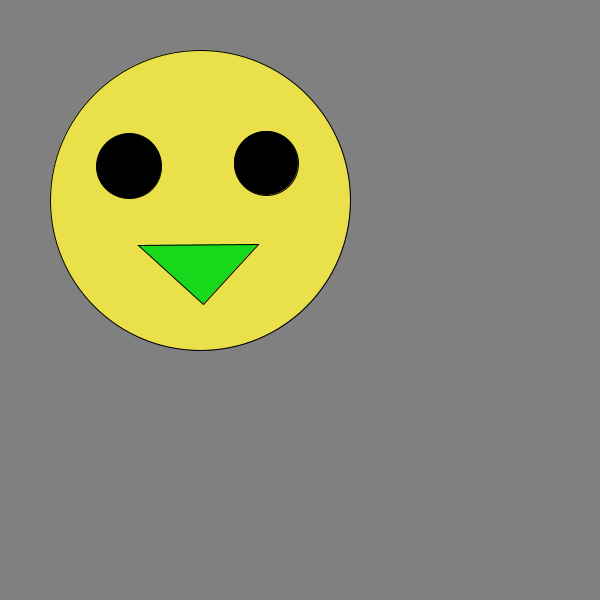
Frame 1 (no input)
Frame 60 (the mouse pressed at the canvas centre just before this capture): identical to frame 1, image omitted
Frame 120 (the mouse held since frame 60 and released just before this capture): identical to frame 1, image omitted

The Processing sketch that drew this single still picture (run headless with seeded random() and noise(); from frame 60 on, the mouse is pressed at the canvas centre):

// Processing sketch: lecture_08_03_tweak
// ── lecture_08_03_tweak.pde
// tweak in dynamic programming mode

void setup(){
  size(600, 600);
}

void draw(){
  background(128);
  // face
  fill(#e9e04a); // different way to represent the color
  ellipse(200, 200, 300, 300);
  
  // eyes
  fill(#000000);
  ellipse(129, 166, 65, 65);
  ellipse(266, 163, 64, 64);
  
  // nose
  fill(#18d81c);
  triangle(203, 304, 138, 245, 258, 244);
}
